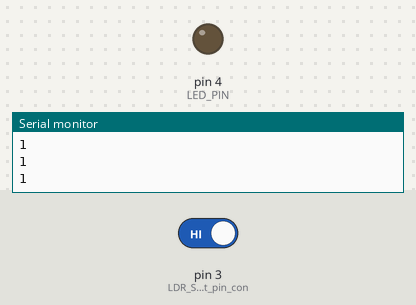
This sketch was run on a simulated Arduino Uno, built with avr-gcc and run on an emulated ATmega328P. On the bench: output pins drawn as LEDs (lit = HIGH), the last lines printed to the serial monitor. The inputs (shaded band) are chosen by the test bench; at power-on: pin 3 (LDR_Sensor_output_pin_con) HIGH.

Above: at 1.2 s.
1.3 s: pin 3 (LDR_Sensor_output_pin_con) driven LOW
At 1.6 s:
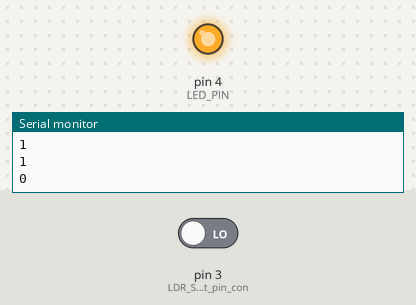
2.8 s: pin 3 (LDR_Sensor_output_pin_con) driven HIGH
At 3.9 s:
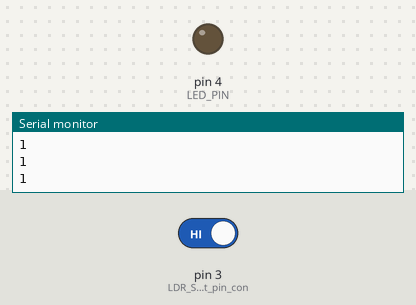
Timing chart, 0 to 5.8 s (numbered marks = the images above; inputs shaded):
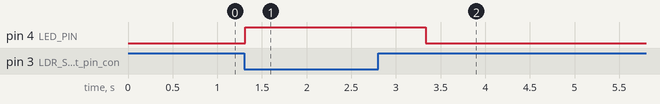

The sketch:

sketch_may23a.ino
```cpp
int val = 0 ;
 void setup()
 {
   Serial.begin(9600); // sensor buart rate
   pinMode(3,INPUT);  // LDR Sensor output pin connected
   pinMode(4,OUTPUT); //  LED PIN
 }
 void loop()
 {
  val = digitalRead(3); // LDR Sensor output pin connected
  Serial.println(val); //  see the value in serial mpnitor in Arduino IDE
  delay(10);
  if(val == 0 )
  {
   digitalWrite(4,HIGH); // LED ON
   delay(1000);
  }
  else
  {
   digitalWrite(4,LOW); // LED OFF
  }
  }
```

Measured:
- after the input at 1.3 s, pin 4 (LED_PIN): LOW → HIGH at once
- after the input at 2.8 s, pin 4 (LED_PIN): HIGH → LOW after 0.53 s
